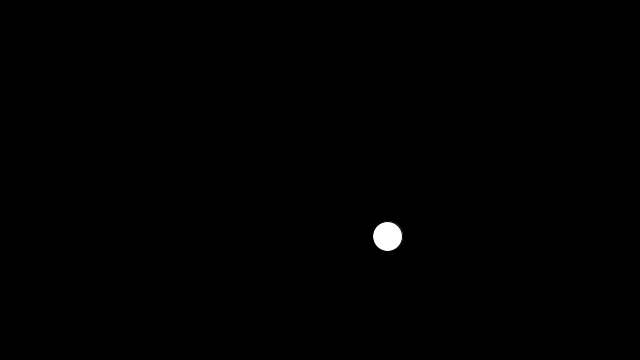
Frame 1 (no input)
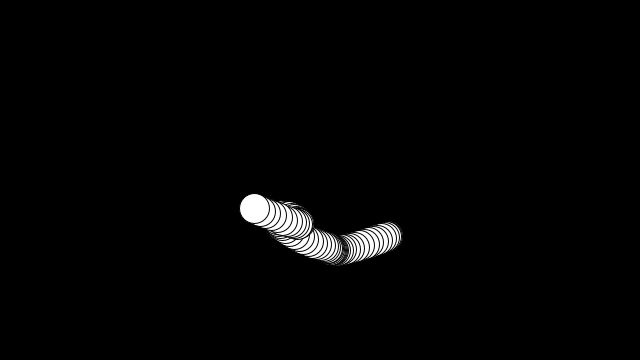
Frame 60 (the mouse pressed at the canvas centre just before this capture)
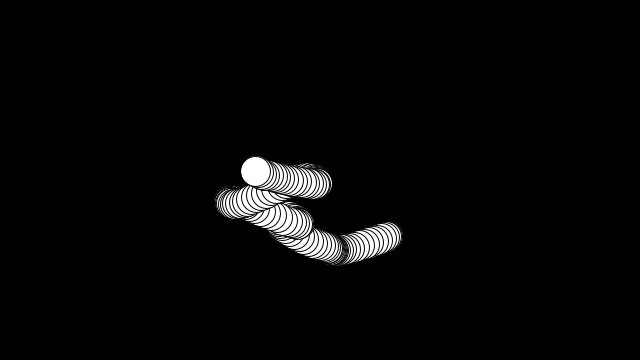
Frame 120 (the mouse held since frame 60 and released just before this capture)

The Processing sketch that drew these frames (run headless with seeded random() and noise(); from frame 60 on, the mouse is pressed at the canvas centre):

// Processing sketch: processing_169440
// ── processing_169440.pde

////////////////////////////////////////////
//  random walker
////////////////////////////////////////////
 
Walker w;
/////
void setup(){
  size(640,360);
  colorMode(HSB);    //色指定はHSBモード
  w = new Walker();  // オブジェクト w の生成
  background(0);
}
/////
void draw(){
  w.step();          //オブジェクト w に歩かせる
  w.display();       //オブジェクト w に自分を表示してもらうbbbbbbbb
}
/////
///// クラス定義
class Walker{
  float x;      //状態変数
  float y;      //状態変数
  float tx, ty; //パーリンノイズ用
  
  Walker(){
    tx = 0;
    ty = 10000;
  }
  void display(){ //表示用メソッド
    if(!keyPressed){
    fill(255);  //色指定
    stroke(0);
    ellipse(x, y, 30, 30);     //円を描画
    }else{
      w.keyPressed();
    }
  }
  void step(){    //「歩く」メソッド
    x = map(noise(tx), 0, 1, 0, width);  //パーリンノイズ
    y = map(noise(ty), 0, 1, 0, height); //パーリンノイズ
    tx += 0.01;
    ty += 0.01;
  }
  
  void keyPressed(){
      if(key == 'A' || key == 'a'){
        fill(0);
        stroke(255);
      }else if(key == 'S' || key == 's'){
        fill(tx*100%256,255,255);
        stroke(0);
      }
      ellipse(x,y,30,30);
  }
}
/////
